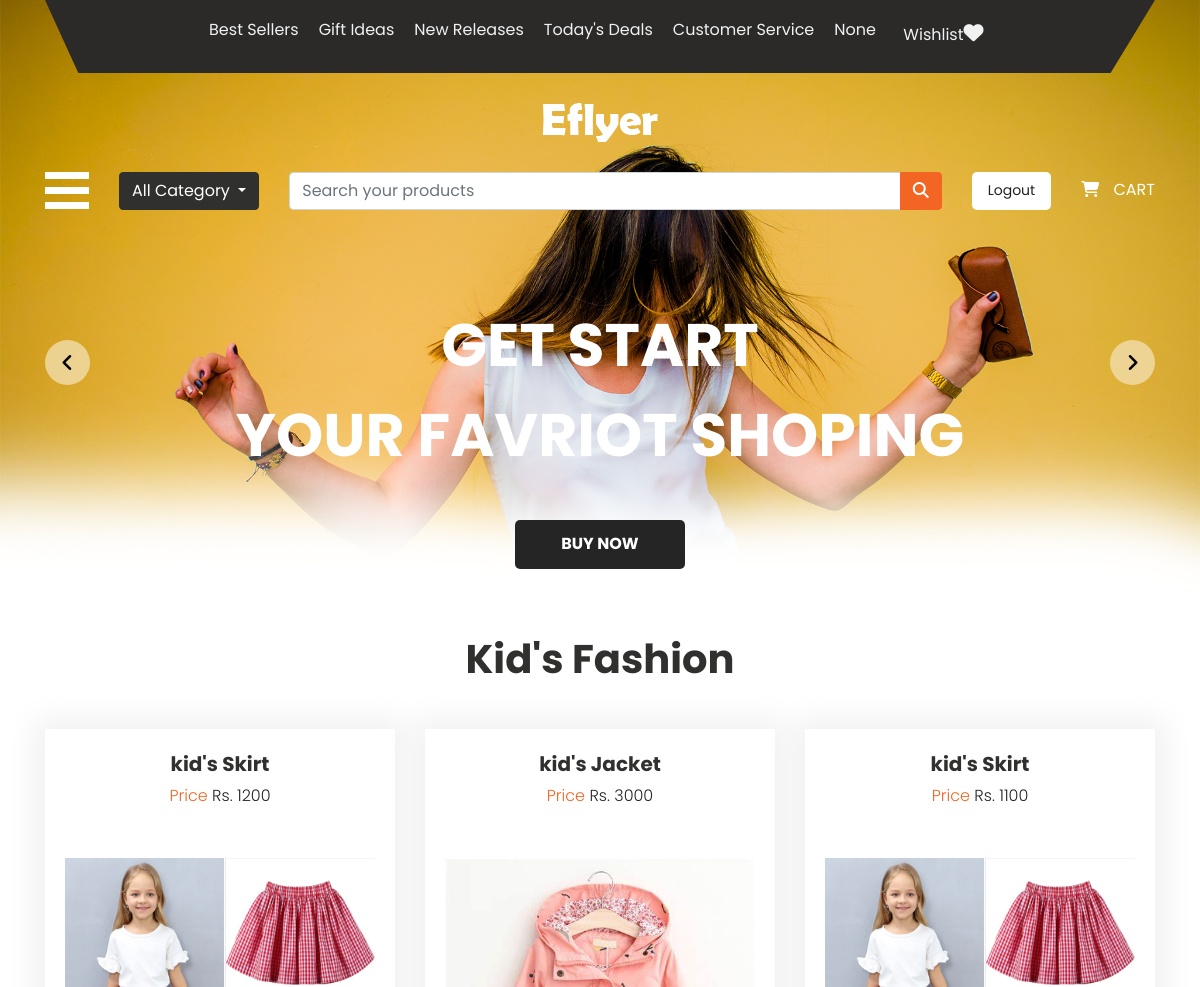
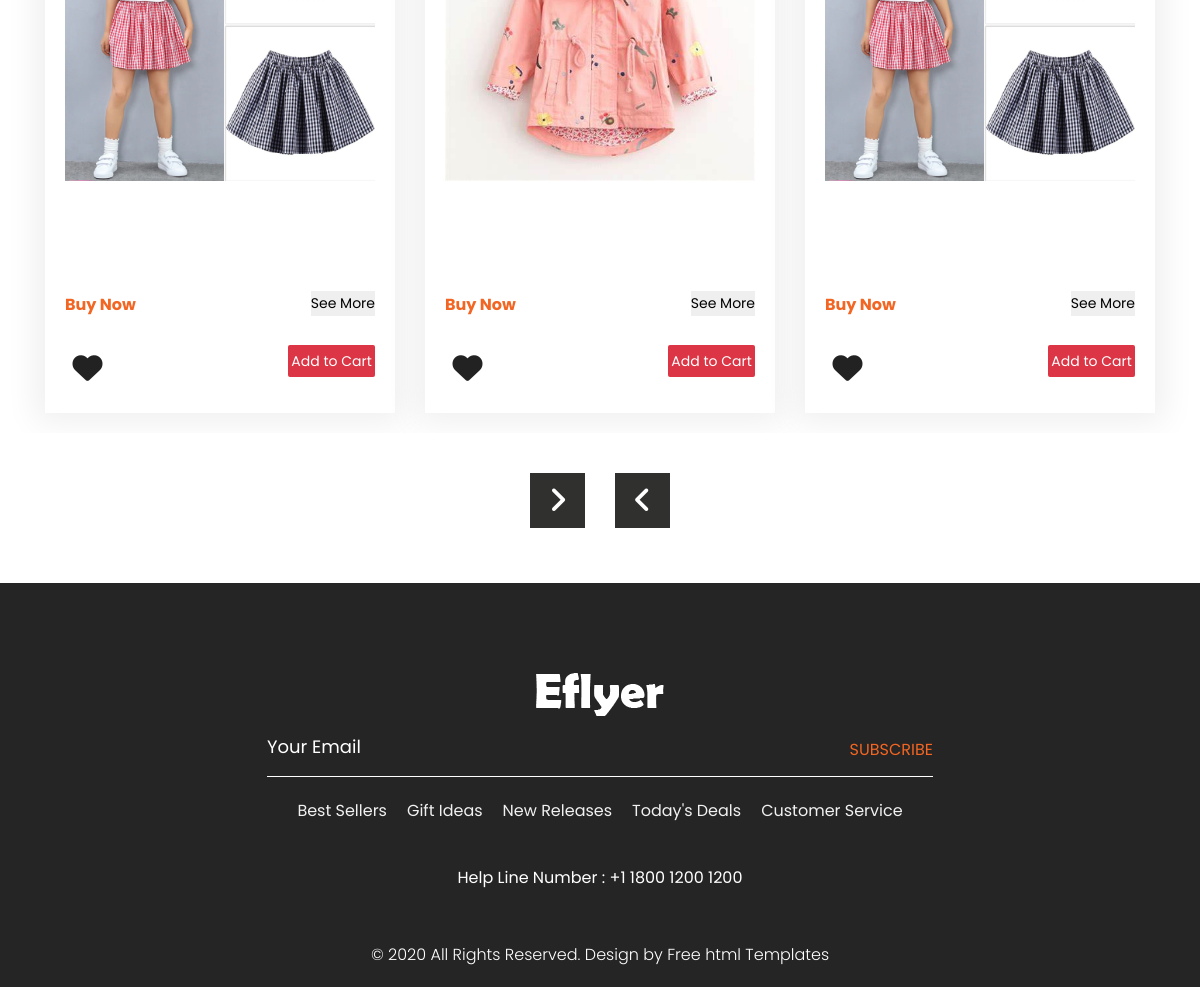
The app's page /ecom_app/e-com-1-fashion-page/ with its own data (2 pictures, top to bottom).
### ecom_app/models.py (models this page shows, shortened)
class ecomsellerproductupload(models.Model):
    prod_name = models.CharField(max_length=50)
    imgfile = models.FileField(upload_to='ecom_app/static')
    prod_category = models.CharField(max_length=40)
    prod_size = models.CharField(max_length=10)
    prod_price = models.IntegerField()
    prod_details = models.CharField(max_length=1000)
    login_id = models.IntegerField()

### ecom_app/views.py (the view)
# urls.py: path('e-com-1-fashion-page/',my_ecom_fashion),
def my_ecom_fashion(request):
    user_uname = request.session.get('user_uname')
    p = ecomsellerproductupload.objects.all()
    imgfile = []
    for i in p:
        img_clone = str(i.imgfile).split('/')[-1]
        imgfile.append(img_clone)
    imgfiles = zip(p,imgfile)
    imgfiles2 = zip(p, imgfile)
    imgfiles3 = zip(p, imgfile)
    return render(request,'fashion.html',{'fashion_prod':imgfiles,'fashion_prod2':imgfiles2,'fashion_prod3':imgfiles3,'username':user_uname})

### ecom_app/templates/fashion.html (shortened to what this page needs)
<!DOCTYPE html>
<html lang="en">
{% load static %}
<head>
    <link rel="stylesheet" type="text/css" href="{% static 'css/bootstrap.min.css' %}">
    <link rel="stylesheet" type="text/css" href="{% static 'css/style.css' %}">
    <link rel="stylesheet" href="{% static 'css/responsive.css' %}">
    <link rel="stylesheet" href="{% static 'css/jquery.mCustomScrollbar.min.css' %}">
    <link rel="stylesheet" href="https://netdna.bootstrapcdn.com/font-awesome/4.0.3/css/font-awesome.css">
    <link rel="stylesheet" type="text/css"
          href="https://stackpath.bootstrapcdn.com/font-awesome/4.7.0/css/font-awesome.min.css">
    <link rel="stylesheet" href="{% static 'css/owl.carousel.min.css' %}">
    <link rel="stylesheet" href="https://cdnjs.cloudflare.com/ajax/libs/fancybox/2.1.5/jquery.fancybox.min.css"
          media="screen">
</head>
<body>
<div class="banner_bg_main">
    <div class="container">
        <div class="header_section_top">
            <div class="row">
                <div class="col-sm-12">
                    <div class="custom_menu">
                        <ul>
                            <li><a href="#">Best Sellers</a></li>
                            <li><a href="#">Gift Ideas</a></li>
                            <li><a href="#">New Releases</a></li>
                            <li><a href="#">Today's Deals</a></li>
                            <li><a href="#">Customer Service</a></li>
                            <li>{{username}}</li>
                            <li>
                                <a href="http://127.0.0.1:8000/ecom_app/e-com-1-display-user-wishlist-items/" class="btn wishlist_btn" style="padding:0.4rem;border-radius:2px;">
                                    Wishlist<i class="fas fa-heart" style="font-size:20px;"></i>
                                </a>
                            </li>
                        </ul>
                    </div>
                </div>
            </div>
        </div>
    </div>
    <div class="logo_section">
        <div class="container">
            <div class="row">
                <div class="col-sm-12">
                    <div class="logo"><a href="index.html"><img src="{% static 'images/logo.png' %}"></a></div>
                </div>
            </div>
        </div>
    </div>
    <div class="header_section">
        <div class="container">
            <div class="containt_main">
                <span class="toggle_icon" onclick="openNav()"><img src="{% static 'images/toggle-icon.png' %}"></span>
                <div class="dropdown">
                    <button class="btn btn-secondary dropdown-toggle" type="button" id="dropdownMenuButton"
                            data-toggle="dropdown" aria-haspopup="true" aria-expanded="false">All Category
                    </button>
                </div>
                <div class="main">
                    <div class="input-group">
                        <input type="text" class="form-control" id="search_products" onkeyup="srch_products_functn()"
                               placeholder="Search your products">
                        <div class="input-group-append">
                            <button class="btn btn-secondary" type="button"
                                    style="background-color: #f26522; border-color:#f26522 ">
                                <i class="fa fa-search"></i>
                            </button>
                        </div>
                    </div>
                </div>
                <div class="header_box">
                    <div class="lang_box ">
                        <a href="http://127.0.0.1:8000/ecom_app/e-com-1-eflyer--profile-page-user-logout/" title="Logout" class="nav-link">
                            Logout
                        </a>
                    </div>
                    <div class="login_menu">
                        <ul>
                            <li><a href="http://127.0.0.1:8000/ecom_app/e-com-1-display-user-cart-items/">
                                <i class="fa fa-shopping-cart" aria-hidden="true"></i>
                                <span class="padding_10">Cart</span></a>
                            </li>
                        </ul>
                    </div>
                </div>
            </div>
        </div>
    </div>
    <div class="banner_section layout_padding">
        <div class="container">
            <div id="my_slider" class="carousel slide" data-ride="carousel">
                <div class="carousel-inner">
                    <div class="carousel-item active">
                        <div class="row">
                            <div class="col-sm-12">
                                <h1 class="banner_taital">Get Start <br>Your favriot shoping</h1>
                                <div class="buynow_bt"><a href="#">Buy Now</a></div>
                            </div>
                        </div>
                    </div>
                </div>
                <a class="carousel-control-prev" href="#my_slider" role="button" data-slide="prev">
                    <i class="fa fa-angle-left"></i>
                </a>
                <a class="carousel-control-next" href="#my_slider" role="button" data-slide="next">
                    <i class="fa fa-angle-right"></i>
                </a>
            </div>
        </div>
    </div>
</div>
<div class="fashion_section" id="fashion_section">
    <div id="main_slider" class="carousel slide" data-ride="carousel">
        <div class="carousel-inner">
            <div class="carousel-item active">
                <div class="container">
                    <h1 class="fashion_taital">Kid's Fashion</h1>
                    <div class="fashion_section_2">
                        <div class="row">
                            {% for i,j in fashion_prod %}
                            {% if i.prod_category == "kid's" %}
                            <div class="col-lg-4 col-sm-4">
                                <div class="box_main">
                                    <h4 class="shirt_text">{{i.prod_category}} {{i.prod_name}}</h4>
                                    <p class="price_text">Price <span
                                            style="color: #262626;">Rs. {{i.prod_price}}</span></p>
                                    <div class="tshirt_img"><img src="/static/{{j}}"></div>
                                    <div class="btn_main">
                                        <div class="buy_bt"><a href="#">Buy Now</a></div>
                                        <div class="seemore_bt">
                                            <button onclick="hide_show(this)">See More</button>
                                        </div>
                                    </div>
                                    <br>
                                    <a href="http://127.0.0.1:8000/ecom_app/e-com-1-user-wishlist-items/{{i.id}}"
                                       class="btn wishlist_btn" style="padding:0.4rem;border-radius:2px;">
                                        <i class="fas fa-heart" style="font-size:30px;"></i>
                                    </a>
                                    <a href="http://127.0.0.1:8000/ecom_app/e-com-1-user-cart-items/{{i.id}}"
                                       class="btn-danger float-right addcart_btn"
                                       style="padding:0.2rem;border-radius:2px;">Add to Cart</a>
                                </div>
                            </div>
                            {% endif %}
                            {% endfor %}
                        </div>
                    </div>
                </div>
            </div>
        </div>
        <a class="carousel-control-prev" href="#main_slider" role="button" data-slide="prev">
            <i class="fa fa-angle-left"></i>
        </a>
        <a class="carousel-control-next" href="#main_slider" role="button" data-slide="next">
            <i class="fa fa-angle-right"></i>
        </a>
    </div>
</div>
<div class="footer_section layout_padding">
    <div class="container">
        <div class="footer_logo"><a href="index.html"><img src="{% static 'images/footer-logo.png' %}"></a></div>
        <div class="input_bt">
            <input type="text" class="mail_bt" placeholder="Your Email" name="Your Email">
            <span class="subscribe_bt" id="basic-addon2"><a href="#">Subscribe</a></span>
        </div>
        <div class="footer_menu">
            <ul>
                <li><a href="#">Best Sellers</a></li>
                <li><a href="#">Gift Ideas</a></li>
                <li><a href="#">New Releases</a></li>
                <li><a href="#">Today's Deals</a></li>
                <li><a href="#">Customer Service</a></li>
            </ul>
        </div>
        <div class="location_main">Help Line Number : <a href="#">+1 1800 1200 1200</a></div>
    </div>
</div>
<div class="copyright_section">
    <div class="container">
        <p class="copyright_text">© 2020 All Rights Reserved. Design by <a href="https://html.design">Free html
            Templates</a></p>
    </div>
</div>
</body>
</html>

### records on screen
ecomsellerproductupload: prod_category "kid's", prod_name "Skirt", prod_price "1200"
ecomsellerproductupload: prod_category "kid's", prod_name "Jacket", prod_price "3000", shows a picture
ecomsellerproductupload: prod_category "kid's", prod_name "Skirt", prod_price "1100"

### other values on screen
{{ username }} "None"
